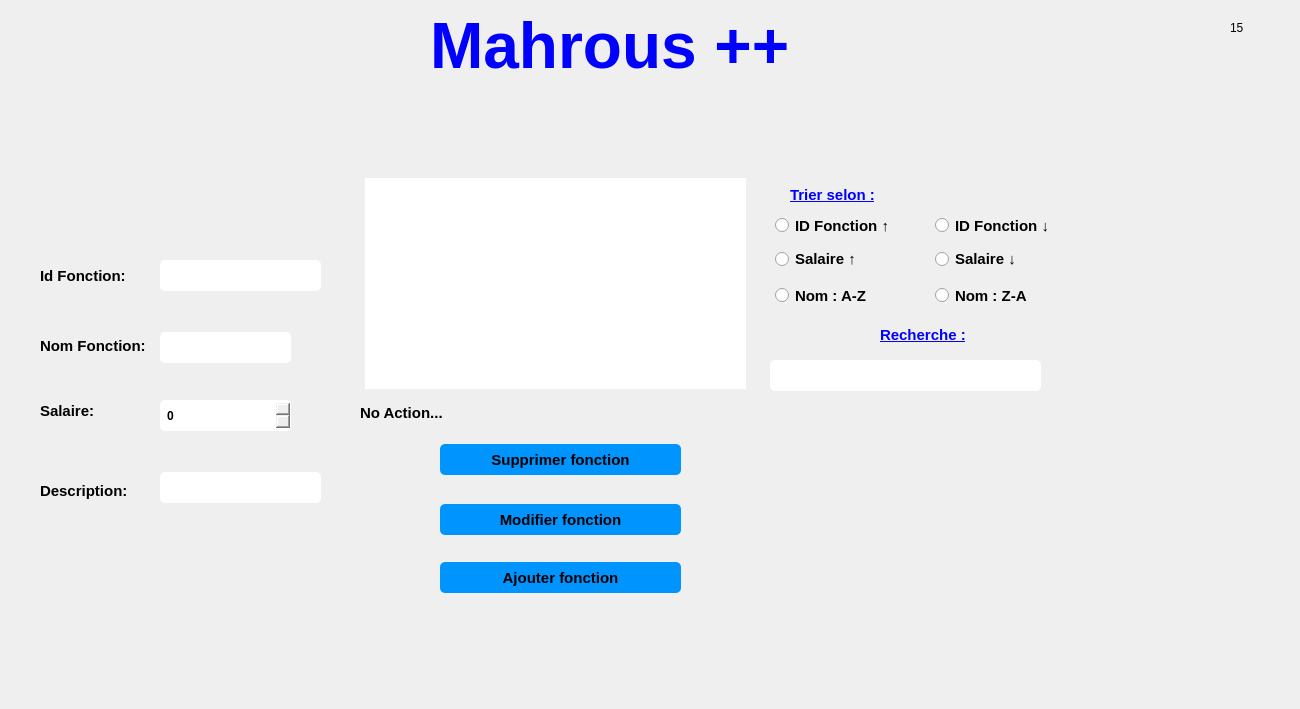
   <widget class="QWidget" name="page_16">
    <widget class="QLabel" name="label_143">
     <property name="geometry">
      <rect>
       <x>1230</x>
       <y>20</y>
       <width>21</width>
       <height>16</height>
      </rect>
     </property>
     <property name="text">
      <string>15</string>
     </property>
    </widget>
    <widget class="QPushButton" name="pushButton_152">
     <property name="geometry">
      <rect>
       <x>20</x>
       <y>170</y>
       <width>41</width>
       <height>31</height>
      </rect>
     </property>
     <property name="styleSheet">
      <string notr="true">QPushButton { border: none;image :url(A:/integration/integration final/back (5).png);}
QPushButton:hover
{
border: none;image :url(A:/integration/integration final/back (6).png);
}
</string>
     </property>
     <property name="text">
      <string/>
     </property>
    </widget>
    <widget class="QLineEdit" name="cx_nomFonction">
     <property name="geometry">
      <rect>
       <x>160</x>
       <y>332</y>
       <width>131</width>
       <height>31</height>
      </rect>
     </property>
     <property name="styleSheet">
      <string notr="true">QLineEdit {
padding: 5px;
border-radius: 5px;

font-weight: bold;
}</string>
     </property>
    </widget>
    <widget class="QPushButton" name="ModifierCategorieMaeriel_2">
     <property name="geometry">
      <rect>
       <x>440</x>
       <y>504</y>
       <width>241</width>
       <height>31</height>
      </rect>
     </property>
     <property name="font">
      <font>
       <pointsize>11</pointsize>
       <weight>75</weight>
       <bold>true</bold>
      </font>
     </property>
     <property name="styleSheet">
      <string notr="true">QPushButton {
padding: 5px;
border-radius: 5px;
background-color:#0094ff;
font-weight: bold;
}
QPushButton:hover
{
color :white;
}</string>
     </property>
     <property name="text">
      <string>Modifier fonction</string>
     </property>
    </widget>
    <widget class="QLabel" name="status">
     <property name="geometry">
      <rect>
       <x>360</x>
       <y>392</y>
       <width>251</width>
       <height>41</height>
      </rect>
     </property>
     <property name="font">
      <font>
       <pointsize>11</pointsize>
       <weight>75</weight>
       <bold>true</bold>
      </font>
     </property>
     <property name="text">
      <string>No Action...</string>
     </property>
    </widget>
    <widget class="QLabel" name="label_144">
     <property name="geometry">
      <rect>
       <x>40</x>
       <y>470</y>
       <width>101</width>
       <height>41</height>
      </rect>
     </property>
     <property name="font">
      <font>
       <pointsize>11</pointsize>
       <weight>75</weight>
       <bold>true</bold>
      </font>
     </property>
     <property name="text">
      <string>Description:</string>
     </property>
    </widget>
    <widget class="QLabel" name="label_145">
     <property name="geometry">
      <rect>
       <x>790</x>
       <y>180</y>
       <width>111</width>
       <height>31</height>
      </rect>
     </property>
     <property name="font">
      <font>
       <pointsize>11</pointsize>
       <weight>75</weight>
       <bold>true</bold>
       <underline>true</underline>
      </font>
     </property>
     <property name="text">
      <string>&lt;html&gt;&lt;head/&gt;&lt;body&gt;&lt;p&gt;&lt;span style=&quot; color:#0000ff;&quot;&gt;Trier selon :&lt;/span&gt;&lt;/p&gt;&lt;/body&gt;&lt;/html&gt;</string>
     </property>
    </widget>
    <widget class="QRadioButton" name="trierZA_2">
     <property name="geometry">
      <rect>
       <x>930</x>
       <y>280</y>
       <width>131</width>
       <height>31</height>
      </rect>
     </property>
     <property name="font">
      <font>
       <pointsize>11</pointsize>
       <weight>75</weight>
       <bold>true</bold>
      </font>
     </property>
     <property name="styleSheet">
      <string notr="true">
padding: 5px;
border-radius: 5px;

font-weight: bold;
</string>
     </property>
     <property name="text">
      <string>Nom : Z-A</string>
     </property>
    </widget>
    <widget class="QLabel" name="text_id">
     <property name="geometry">
      <rect>
       <x>170</x>
       <y>300</y>
       <width>151</width>
       <height>21</height>
      </rect>
     </property>
     <property name="font">
      <font>
       <pointsize>7</pointsize>
       <weight>75</weight>
       <bold>true</bold>
      </font>
     </property>
     <property name="styleSheet">
      <string notr="true">color:red;</string>
     </property>
     <property name="text">
      <string/>
     </property>
    </widget>
    <widget class="QPushButton" name="AjouterCategorieMateriel_2">
     <property name="geometry">
      <rect>
       <x>440</x>
       <y>562</y>
       <width>241</width>
       <height>31</height>
      </rect>
     </property>
     <property name="font">
      <font>
       <pointsize>11</pointsize>
       <weight>75</weight>
       <bold>true</bold>
      </font>
     </property>
     <property name="styleSheet">
      <string notr="true">QPushButton {
padding: 5px;
border-radius: 5px;
background-color:#0094ff;
font-weight: bold;
}
QPushButton:hover
{
color :white;
}</string>
     </property>
     <property name="text">
      <string>Ajouter fonction</string>
     </property>
    </widget>
    <widget class="QRadioButton" name="trieriddecroi_2">
     <property name="geometry">
      <rect>
       <x>930</x>
       <y>210</y>
       <width>141</width>
       <height>31</height>
      </rect>
     </property>
     <property name="font">
      <font>
       <pointsize>11</pointsize>
       <weight>75</weight>
       <bold>true</bold>
      </font>
     </property>
     <property name="styleSheet">
      <string notr="true">
padding: 5px;
border-radius: 5px;

font-weight: bold;
</string>
     </property>
     <property name="text">
      <string>ID Fonction ↓</string>
     </property>
    </widget>
    <widget class="QLabel" name="label_146">
     <property name="geometry">
      <rect>
       <x>40</x>
       <y>400</y>
       <width>123</width>
       <height>21</height>
      </rect>
     </property>
     <property name="font">
      <font>
       <pointsize>11</pointsize>
       <weight>75</weight>
       <bold>true</bold>
      </font>
     </property>
     <property name="text">
      <string>Salaire:</string>
     </property>
    </widget>
    <widget class="QRadioButton" name="trieridcroi_2">
     <property name="geometry">
      <rect>
       <x>770</x>
       <y>210</y>
       <width>131</width>
       <height>31</height>
      </rect>
     </property>
     <property name="font">
      <font>
       <pointsize>11</pointsize>
       <weight>75</weight>
       <bold>true</bold>
      </font>
     </property>
     <property name="styleSheet">
      <string notr="true">
padding: 5px;
border-radius: 5px;

font-weight: bold;
</string>
     </property>
     <property name="text">
      <string>ID Fonction ↑ </string>
     </property>
    </widget>
    <widget class="QLabel" name="remarque_nom_5">
     <property name="geometry">
      <rect>
       <x>320</x>
       <y>332</y>
       <width>31</width>
       <height>31</height>
      </rect>
     </property>
     <property name="font">
      <font>
       <pointsize>15</pointsize>
       <weight>75</weight>
       <bold>true</bold>
      </font>
     </property>
     <property name="styleSheet">
      <string notr="true">color:red;</string>
     </property>
     <property name="text">
      <string/>
     </property>
    </widget>
    <widget class="QPushButton" name="SupprimerCategorieMateriel_2">
     <property name="geometry">
      <rect>
       <x>440</x>
       <y>444</y>
       <width>241</width>
       <height>31</height>
      </rect>
     </property>
     <property name="font">
      <font>
       <pointsize>11</pointsize>
       <weight>75</weight>
       <bold>true</bold>
      </font>
     </property>
     <property name="styleSheet">
      <string notr="true">QPushButton {
padding: 5px;
border-radius: 5px;
background-color:#0094ff;
font-weight: bold;
}
QPushButton:hover
{
color :white;
}</string>
     </property>
     <property name="text">
      <string>Supprimer fonction</string>
     </property>
    </widget>
    <widget class="QLabel" name="text_vide_4">
     <property name="geometry">
      <rect>
       <x>20</x>
       <y>190</y>
       <width>281</width>
       <height>21</height>
      </rect>
     </property>
     <property name="font">
      <font>
       <pointsize>7</pointsize>
       <weight>75</weight>
       <bold>true</bold>
      </font>
     </property>
     <property name="styleSheet">
      <string notr="true">color:red;</string>
     </property>
     <property name="text">
      <string/>
     </property>
    </widget>
    <widget class="QTableView" name="affichage">
     <property name="geometry">
      <rect>
       <x>360</x>
       <y>173</y>
       <width>391</width>
       <height>221</height>
      </rect>
     </property>
     <property name="styleSheet">
      <string notr="true">QScrollBar:vertical {
                 background: #0094ff;
                }
                QScrollBar:horizontal {
                 background: #0094ff;
                }

QTableView  
{  
  qproperty-currentItemBackground: #cccccc;  
padding: 5px;
border-radius: 5px;

font-weight: bold;
}



</string>
     </property>
     <attribute name="verticalHeaderVisible">
      <bool>false</bool>
     </attribute>
    </widget>
    <widget class="QLineEdit" name="lineEdit_recherche_3">
     <property name="geometry">
      <rect>
       <x>770</x>
       <y>360</y>
       <width>271</width>
       <height>31</height>
      </rect>
     </property>
     <property name="styleSheet">
      <string notr="true">QLineEdit {
padding: 5px;
border-radius: 5px;

font-weight: bold;
}</string>
     </property>
    </widget>
    <widget class="QLabel" name="remarque_desc">
     <property name="geometry">
      <rect>
       <x>320</x>
       <y>472</y>
       <width>31</width>
       <height>31</height>
      </rect>
     </property>
     <property name="font">
      <font>
       <pointsize>15</pointsize>
       <weight>75</weight>
       <bold>true</bold>
      </font>
     </property>
     <property name="styleSheet">
      <string notr="true">color:red;</string>
     </property>
     <property name="text">
      <string/>
     </property>
    </widget>
    <widget class="QLabel" name="label_147">
     <property name="geometry">
      <rect>
       <x>40</x>
       <y>330</y>
       <width>123</width>
       <height>31</height>
      </rect>
     </property>
     <property name="font">
      <font>
       <pointsize>11</pointsize>
       <weight>75</weight>
       <bold>true</bold>
      </font>
     </property>
     <property name="text">
      <string>Nom Fonction:</string>
     </property>
    </widget>
    <widget class="QLineEdit" name="cx_idFonction">
     <property name="geometry">
      <rect>
       <x>160</x>
       <y>260</y>
       <width>161</width>
       <height>31</height>
      </rect>
     </property>
     <property name="styleSheet">
      <string notr="true">QLineEdit {
padding: 5px;
border-radius: 5px;

font-weight: bold;
}</string>
     </property>
    </widget>
    <widget class="QLabel" name="text_nom">
     <property name="geometry">
      <rect>
       <x>160</x>
       <y>372</y>
       <width>191</width>
       <height>31</height>
      </rect>
     </property>
     <property name="font">
      <font>
       <pointsize>7</pointsize>
       <weight>75</weight>
       <bold>true</bold>
      </font>
     </property>
     <property name="styleSheet">
      <string notr="true">color:red;</string>
     </property>
     <property name="text">
      <string/>
     </property>
    </widget>
    <widget class="QLabel" name="label_149">
     <property name="geometry">
      <rect>
       <x>40</x>
       <y>260</y>
       <width>111</width>
       <height>31</height>
      </rect>
     </property>
     <property name="font">
      <font>
       <pointsize>11</pointsize>
       <weight>75</weight>
       <bold>true</bold>
      </font>
     </property>
     <property name="text">
      <string>Id Fonction:</string>
     </property>
    </widget>
    <widget class="QRadioButton" name="trierAZ_2">
     <property name="geometry">
      <rect>
       <x>770</x>
       <y>280</y>
       <width>151</width>
       <height>31</height>
      </rect>
     </property>
     <property name="font">
      <font>
       <pointsize>11</pointsize>
       <weight>75</weight>
       <bold>true</bold>
      </font>
     </property>
     <property name="styleSheet">
      <string notr="true">
padding: 5px;
border-radius: 5px;

font-weight: bold;
</string>
     </property>
     <property name="text">
      <string>Nom : A-Z  </string>
     </property>
    </widget>
    <widget class="QLabel" name="remarque_id_5">
     <property name="geometry">
      <rect>
       <x>320</x>
       <y>260</y>
       <width>41</width>
       <height>31</height>
      </rect>
     </property>
     <property name="font">
      <font>
       <pointsize>15</pointsize>
       <weight>75</weight>
       <bold>true</bold>
      </font>
     </property>
     <property name="styleSheet">
      <string notr="true">color:red;</string>
     </property>
     <property name="text">
      <string/>
     </property>
    </widget>
    <widget class="QLabel" name="remarque_salaire">
     <property name="geometry">
      <rect>
       <x>330</x>
       <y>400</y>
       <width>31</width>
       <height>31</height>
      </rect>
     </property>
     <property name="font">
      <font>
       <pointsize>15</pointsize>
       <weight>75</weight>
       <bold>true</bold>
      </font>
     </property>
     <property name="styleSheet">
      <string notr="true">color:red;</string>
     </property>
     <property name="text">
      <string/>
     </property>
    </widget>
    <widget class="QLineEdit" name="cx_description">
     <property name="geometry">
      <rect>
       <x>160</x>
       <y>472</y>
       <width>161</width>
       <height>31</height>
      </rect>
     </property>
     <property name="styleSheet">
      <string notr="true">QLineEdit {
padding: 5px;
border-radius: 5px;

font-weight: bold;
}</string>
     </property>
    </widget>
    <widget class="QLabel" name="text_desc">
     <property name="geometry">
      <rect>
       <x>160</x>
       <y>512</y>
       <width>191</width>
       <height>31</height>
      </rect>
     </property>
     <property name="font">
      <font>
       <pointsize>7</pointsize>
       <weight>75</weight>
       <bold>true</bold>
      </font>
     </property>
     <property name="styleSheet">
      <string notr="true">color:red;</string>
     </property>
     <property name="text">
      <string/>
     </property>
    </widget>
    <widget class="QLabel" name="text_salaire">
     <property name="geometry">
      <rect>
       <x>160</x>
       <y>442</y>
       <width>191</width>
       <height>31</height>
      </rect>
     </property>
     <property name="font">
      <font>
       <pointsize>7</pointsize>
       <weight>75</weight>
       <bold>true</bold>
      </font>
     </property>
     <property name="styleSheet">
      <string notr="true">color:red;</string>
     </property>
     <property name="text">
      <string/>
     </property>
    </widget>
    <widget class="QRadioButton" name="radioButton_59">
     <property name="geometry">
      <rect>
       <x>775</x>
       <y>250</y>
       <width>91</width>
       <height>18</height>
      </rect>
     </property>
     <property name="font">
      <font>
       <pointsize>11</pointsize>
       <weight>75</weight>
       <bold>true</bold>
      </font>
     </property>
     <property name="text">
      <string>Salaire ↑ </string>
     </property>
    </widget>
    <widget class="QRadioButton" name="radioButton_60">
     <property name="geometry">
      <rect>
       <x>935</x>
       <y>250</y>
       <width>91</width>
       <height>18</height>
      </rect>
     </property>
     <property name="font">
      <font>
       <pointsize>11</pointsize>
       <weight>75</weight>
       <bold>true</bold>
      </font>
     </property>
     <property name="text">
      <string>Salaire ↓</string>
     </property>
    </widget>
    <widget class="QPushButton" name="pushButton_156">
     <property name="geometry">
      <rect>
       <x>880</x>
       <y>460</y>
       <width>91</width>
       <height>101</height>
      </rect>
     </property>
     <property name="styleSheet">
      <string notr="true">QPushButton { border: none;image :url(C:/Users/ASUS/Downloads/bars (2).png);}
QPushButton:hover
{
border: none;image :url(C:/Users/ASUS/Downloads/bars (1).png);
}
</string>
     </property>
     <property name="text">
      <string/>
     </property>
    </widget>
    <widget class="QLabel" name="label_174">
     <property name="geometry">
      <rect>
       <x>0</x>
       <y>0</y>
       <width>1291</width>
       <height>700</height>
      </rect>
     </property>
     <property name="text">
      <string/>
     </property>
     <property name="pixmap">
      <pixmap>../../../../PROJET QT/qt/template.png</pixmap>
     </property>
    </widget>
    <widget class="QLabel" name="label_148">
     <property name="geometry">
      <rect>
       <x>430</x>
       <y>10</y>
       <width>411</width>
       <height>71</height>
      </rect>
     </property>
     <property name="text">
      <string>&lt;html&gt;&lt;head/&gt;&lt;body&gt;&lt;p&gt;&lt;span style=&quot; font-size:48pt; font-weight:600; color:#0000ff;&quot;&gt;Mahrous ++&lt;/span&gt;&lt;/p&gt;&lt;/body&gt;&lt;/html&gt;</string>
     </property>
    </widget>
    <widget class="QPushButton" name="pushButton_199">
     <property name="geometry">
      <rect>
       <x>1010</x>
       <y>460</y>
       <width>101</width>
       <height>101</height>
      </rect>
     </property>
     <property name="font">
      <font>
       <pointsize>11</pointsize>
       <weight>75</weight>
       <bold>true</bold>
      </font>
     </property>
     <property name="styleSheet">
      <string notr="true">QPushButton { border: none;image :url(C:/Users/ASUS/Downloads/pdf (1).png);}
QPushButton:hover
{
border: none;image :url(C:/Users/ASUS/Downloads/multimedia (1).png);
}
</string>
     </property>
     <property name="text">
      <string/>
     </property>
    </widget>
    <widget class="QPushButton" name="pushButton_211">
     <property name="geometry">
      <rect>
       <x>750</x>
       <y>460</y>
       <width>101</width>
       <height>101</height>
      </rect>
     </property>
     <property name="styleSheet">
      <string notr="true">QPushButton { border: none;image :url(C:/Users/ASUS/Downloads/file.png);}
QPushButton:hover
{
border: none;image :url(C:/Users/ASUS/Downloads/file (1).png);
}

</string>
     </property>
     <property name="text">
      <string/>
     </property>
    </widget>
    <widget class="QLabel" name="label_217">
     <property name="geometry">
      <rect>
       <x>300</x>
       <y>400</y>
       <width>31</width>
       <height>31</height>
      </rect>
     </property>
     <property name="styleSheet">
      <string notr="true">image :url(C:/Users/ASUS/Downloads/flat.png);</string>
     </property>
     <property name="text">
      <string/>
     </property>
    </widget>
    <widget class="QLabel" name="label_218">
     <property name="geometry">
      <rect>
       <x>300</x>
       <y>330</y>
       <width>31</width>
       <height>31</height>
      </rect>
     </property>
     <property name="styleSheet">
      <string notr="true">image :url(C:/Users/ASUS/Downloads/text (2).png);</string>
     </property>
     <property name="text">
      <string/>
     </property>
    </widget>
    <widget class="QLabel" name="label_219">
     <property name="geometry">
      <rect>
       <x>880</x>
       <y>325</y>
       <width>101</width>
       <height>21</height>
      </rect>
     </property>
     <property name="font">
      <font>
       <pointsize>11</pointsize>
       <weight>75</weight>
       <bold>true</bold>
       <underline>true</underline>
      </font>
     </property>
     <property name="text">
      <string>&lt;html&gt;&lt;head/&gt;&lt;body&gt;&lt;p&gt;&lt;span style=&quot; color:#0000ff;&quot;&gt;Recherche :&lt;/span&gt;&lt;/p&gt;&lt;/body&gt;&lt;/html&gt;</string>
     </property>
    </widget>
    <widget class="QPushButton" name="pushButton_213">
     <property name="geometry">
      <rect>
       <x>790</x>
       <y>310</y>
       <width>51</width>
       <height>41</height>
      </rect>
     </property>
     <property name="font">
      <font>
       <pointsize>11</pointsize>
       <weight>75</weight>
       <bold>true</bold>
      </font>
     </property>
     <property name="styleSheet">
      <string notr="true">QPushButton { border: none;image :url(C:/Users/ASUS/Downloads/loupe.png);}
</string>
     </property>
     <property name="text">
      <string/>
     </property>
    </widget>
    <widget class="QLabel" name="label_224">
     <property name="geometry">
      <rect>
       <x>690</x>
       <y>440</y>
       <width>31</width>
       <height>41</height>
      </rect>
     </property>
     <property name="styleSheet">
      <string notr="true">image:url(C:/Users/ASUS/Downloads/delete.png)</string>
     </property>
     <property name="text">
      <string/>
     </property>
    </widget>
    <widget class="QLabel" name="label_238">
     <property name="geometry">
      <rect>
       <x>690</x>
       <y>560</y>
       <width>31</width>
       <height>31</height>
      </rect>
     </property>
     <property name="styleSheet">
      <string notr="true">image:url(C:/Users/ASUS/Downloads/plus.png)</string>
     </property>
     <property name="text">
      <string/>
     </property>
    </widget>
    <widget class="QLabel" name="label_270">
     <property name="geometry">
      <rect>
       <x>690</x>
       <y>500</y>
       <width>31</width>
       <height>31</height>
      </rect>
     </property>
     <property name="styleSheet">
      <string notr="true">image:url(A:/integration/integration final/modif.png)</string>
     </property>
     <property name="text">
      <string/>
     </property>
    </widget>
    <widget class="QSpinBox" name="cx_salaire">
     <property name="geometry">
      <rect>
       <x>160</x>
       <y>400</y>
       <width>131</width>
       <height>31</height>
      </rect>
     </property>
     <property name="styleSheet">
      <string notr="true">
padding: 5px;
border-radius: 5px;

font-weight: bold;
</string>
     </property>
    </widget>
    <zorder>label_174</zorder>
    <zorder>label_143</zorder>
    <zorder>pushButton_152</zorder>
    <zorder>cx_nomFonction</zorder>
    <zorder>ModifierCategorieMaeriel_2</zorder>
    <zorder>status</zorder>
    <zorder>label_144</zorder>
    <zorder>label_145</zorder>
    <zorder>trierZA_2</zorder>
    <zorder>text_id</zorder>
    <zorder>AjouterCategorieMateriel_2</zorder>
    <zorder>trieriddecroi_2</zorder>
    <zorder>label_146</zorder>
    <zorder>trieridcroi_2</zorder>
    <zorder>remarque_nom_5</zorder>
    <zorder>SupprimerCategorieMateriel_2</zorder>
    <zorder>text_vide_4</zorder>
    <zorder>affichage</zorder>
    <zorder>lineEdit_recherche_3</zorder>
    <zorder>remarque_desc</zorder>
    <zorder>label_147</zorder>
    <zorder>cx_idFonction</zorder>
    <zorder>text_nom</zorder>
    <zorder>label_149</zorder>
    <zorder>trierAZ_2</zorder>
    <zorder>remarque_id_5</zorder>
    <zorder>remarque_salaire</zorder>
    <zorder>cx_description</zorder>
    <zorder>text_desc</zorder>
    <zorder>text_salaire</zorder>
    <zorder>radioButton_59</zorder>
    <zorder>radioButton_60</zorder>
    <zorder>pushButton_156</zorder>
    <zorder>label_148</zorder>
    <zorder>pushButton_199</zorder>
    <zorder>pushButton_211</zorder>
    <zorder>label_217</zorder>
    <zorder>label_218</zorder>
    <zorder>label_219</zorder>
    <zorder>pushButton_213</zorder>
    <zorder>label_224</zorder>
    <zorder>label_238</zorder>
    <zorder>label_270</zorder>
    <zorder>cx_salaire</zorder>
   </widget>
